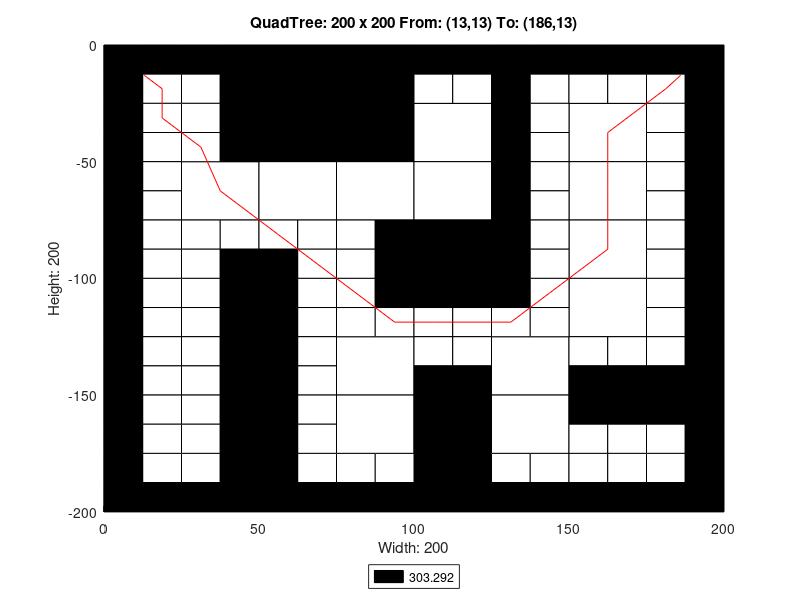

Write MATLAB code to recreate this figure.
axis([0 200 -200 0]);
title('QuadTree: 200 x 200 From: (13,13) To: (186,13)');
xlabel('Width: 200');
ylabel('Height: 200');
rectangle('Position',[50 -50 50 50], 'FaceColor',[0 0 0]);
rectangle('Position',[25 -75 25 25], 'FaceColor',[1 1 1]);
rectangle('Position',[50 -75 25 25], 'FaceColor',[1 1 1]);
rectangle('Position',[75 -75 25 25], 'FaceColor',[1 1 1]);
rectangle('Position',[100 -50 25 25], 'FaceColor',[1 1 1]);
rectangle('Position',[150 -50 25 25], 'FaceColor',[1 1 1]);
rectangle('Position',[100 -75 25 25], 'FaceColor',[1 1 1]);
rectangle('Position',[100 -100 25 25], 'FaceColor',[0 0 0]);
rectangle('Position',[150 -75 25 25], 'FaceColor',[1 1 1]);
rectangle('Position',[150 -100 25 25], 'FaceColor',[1 1 1]);
rectangle('Position',[75 -150 25 25], 'FaceColor',[1 1 1]);
rectangle('Position',[75 -175 25 25], 'FaceColor',[1 1 1]);
rectangle('Position',[125 -150 25 25], 'FaceColor',[1 1 1]);
rectangle('Position',[150 -125 25 25], 'FaceColor',[1 1 1]);
rectangle('Position',[100 -175 25 25], 'FaceColor',[0 0 0]);
rectangle('Position',[125 -175 25 25], 'FaceColor',[1 1 1]);
rectangle('Position',[100 -200 25 25], 'FaceColor',[0 0 0]);
rectangle('Position',[0 -12.5 12.5 12.5], 'FaceColor',[0 0 0]);
rectangle('Position',[12.5 -12.5 12.5 12.5], 'FaceColor',[0 0 0]);
rectangle('Position',[0 -25 12.5 12.5], 'FaceColor',[0 0 0]);
rectangle('Position',[12.5 -25 12.5 12.5], 'FaceColor',[1 1 1]);
rectangle('Position',[25 -12.5 12.5 12.5], 'FaceColor',[0 0 0]);
rectangle('Position',[37.5 -12.5 12.5 12.5], 'FaceColor',[0 0 0]);
rectangle('Position',[25 -25 12.5 12.5], 'FaceColor',[1 1 1]);
rectangle('Position',[37.5 -25 12.5 12.5], 'FaceColor',[0 0 0]);
rectangle('Position',[0 -37.5 12.5 12.5], 'FaceColor',[0 0 0]);
rectangle('Position',[12.5 -37.5 12.5 12.5], 'FaceColor',[1 1 1]);
rectangle('Position',[0 -50 12.5 12.5], 'FaceColor',[0 0 0]);
rectangle('Position',[12.5 -50 12.5 12.5], 'FaceColor',[1 1 1]);
rectangle('Position',[25 -37.5 12.5 12.5], 'FaceColor',[1 1 1]);
rectangle('Position',[37.5 -37.5 12.5 12.5], 'FaceColor',[0 0 0]);
rectangle('Position',[25 -50 12.5 12.5], 'FaceColor',[1 1 1]);
rectangle('Position',[37.5 -50 12.5 12.5], 'FaceColor',[0 0 0]);
rectangle('Position',[0 -62.5 12.5 12.5], 'FaceColor',[0 0 0]);
rectangle('Position',[12.5 -62.5 12.5 12.5], 'FaceColor',[1 1 1]);
rectangle('Position',[0 -75 12.5 12.5], 'FaceColor',[0 0 0]);
rectangle('Position',[12.5 -75 12.5 12.5], 'FaceColor',[1 1 1]);
rectangle('Position',[0 -87.5 12.5 12.5], 'FaceColor',[0 0 0]);
rectangle('Position',[12.5 -87.5 12.5 12.5], 'FaceColor',[1 1 1]);
rectangle('Position',[0 -100 12.5 12.5], 'FaceColor',[0 0 0]);
rectangle('Position',[12.5 -100 12.5 12.5], 'FaceColor',[1 1 1]);
rectangle('Position',[25 -87.5 12.5 12.5], 'FaceColor',[1 1 1]);
rectangle('Position',[37.5 -87.5 12.5 12.5], 'FaceColor',[1 1 1]);
rectangle('Position',[25 -100 12.5 12.5], 'FaceColor',[1 1 1]);
rectangle('Position',[37.5 -100 12.5 12.5], 'FaceColor',[0 0 0]);
rectangle('Position',[50 -87.5 12.5 12.5], 'FaceColor',[1 1 1]);
rectangle('Position',[62.5 -87.5 12.5 12.5], 'FaceColor',[1 1 1]);
rectangle('Position',[50 -100 12.5 12.5], 'FaceColor',[0 0 0]);
rectangle('Position',[62.5 -100 12.5 12.5], 'FaceColor',[1 1 1]);
rectangle('Position',[75 -87.5 12.5 12.5], 'FaceColor',[1 1 1]);
rectangle('Position',[87.5 -87.5 12.5 12.5], 'FaceColor',[0 0 0]);
rectangle('Position',[75 -100 12.5 12.5], 'FaceColor',[1 1 1]);
rectangle('Position',[87.5 -100 12.5 12.5], 'FaceColor',[0 0 0]);
rectangle('Position',[100 -12.5 12.5 12.5], 'FaceColor',[0 0 0]);
rectangle('Position',[112.5 -12.5 12.5 12.5], 'FaceColor',[0 0 0]);
rectangle('Position',[100 -25 12.5 12.5], 'FaceColor',[1 1 1]);
rectangle('Position',[112.5 -25 12.5 12.5], 'FaceColor',[1 1 1]);
rectangle('Position',[125 -12.5 12.5 12.5], 'FaceColor',[0 0 0]);
rectangle('Position',[137.5 -12.5 12.5 12.5], 'FaceColor',[0 0 0]);
rectangle('Position',[125 -25 12.5 12.5], 'FaceColor',[0 0 0]);
rectangle('Position',[137.5 -25 12.5 12.5], 'FaceColor',[1 1 1]);
rectangle('Position',[125 -37.5 12.5 12.5], 'FaceColor',[0 0 0]);
rectangle('Position',[137.5 -37.5 12.5 12.5], 'FaceColor',[1 1 1]);
rectangle('Position',[125 -50 12.5 12.5], 'FaceColor',[0 0 0]);
rectangle('Position',[137.5 -50 12.5 12.5], 'FaceColor',[1 1 1]);
rectangle('Position',[150 -12.5 12.5 12.5], 'FaceColor',[0 0 0]);
rectangle('Position',[162.5 -12.5 12.5 12.5], 'FaceColor',[0 0 0]);
rectangle('Position',[150 -25 12.5 12.5], 'FaceColor',[1 1 1]);
rectangle('Position',[162.5 -25 12.5 12.5], 'FaceColor',[1 1 1]);
rectangle('Position',[175 -12.5 12.5 12.5], 'FaceColor',[0 0 0]);
rectangle('Position',[187.5 -12.5 12.5 12.5], 'FaceColor',[0 0 0]);
rectangle('Position',[175 -25 12.5 12.5], 'FaceColor',[1 1 1]);
rectangle('Position',[187.5 -25 12.5 12.5], 'FaceColor',[0 0 0]);
rectangle('Position',[175 -37.5 12.5 12.5], 'FaceColor',[1 1 1]);
rectangle('Position',[187.5 -37.5 12.5 12.5], 'FaceColor',[0 0 0]);
rectangle('Position',[175 -50 12.5 12.5], 'FaceColor',[1 1 1]);
rectangle('Position',[187.5 -50 12.5 12.5], 'FaceColor',[0 0 0]);
rectangle('Position',[125 -62.5 12.5 12.5], 'FaceColor',[0 0 0]);
rectangle('Position',[137.5 -62.5 12.5 12.5], 'FaceColor',[1 1 1]);
rectangle('Position',[125 -75 12.5 12.5], 'FaceColor',[0 0 0]);
rectangle('Position',[137.5 -75 12.5 12.5], 'FaceColor',[1 1 1]);
rectangle('Position',[125 -87.5 12.5 12.5], 'FaceColor',[0 0 0]);
rectangle('Position',[137.5 -87.5 12.5 12.5], 'FaceColor',[1 1 1]);
rectangle('Position',[125 -100 12.5 12.5], 'FaceColor',[0 0 0]);
rectangle('Position',[137.5 -100 12.5 12.5], 'FaceColor',[1 1 1]);
rectangle('Position',[175 -62.5 12.5 12.5], 'FaceColor',[1 1 1]);
rectangle('Position',[187.5 -62.5 12.5 12.5], 'FaceColor',[0 0 0]);
rectangle('Position',[175 -75 12.5 12.5], 'FaceColor',[1 1 1]);
rectangle('Position',[187.5 -75 12.5 12.5], 'FaceColor',[0 0 0]);
rectangle('Position',[175 -87.5 12.5 12.5], 'FaceColor',[1 1 1]);
rectangle('Position',[187.5 -87.5 12.5 12.5], 'FaceColor',[0 0 0]);
rectangle('Position',[175 -100 12.5 12.5], 'FaceColor',[1 1 1]);
rectangle('Position',[187.5 -100 12.5 12.5], 'FaceColor',[0 0 0]);
rectangle('Position',[0 -112.5 12.5 12.5], 'FaceColor',[0 0 0]);
rectangle('Position',[12.5 -112.5 12.5 12.5], 'FaceColor',[1 1 1]);
rectangle('Position',[0 -125 12.5 12.5], 'FaceColor',[0 0 0]);
rectangle('Position',[12.5 -125 12.5 12.5], 'FaceColor',[1 1 1]);
rectangle('Position',[25 -112.5 12.5 12.5], 'FaceColor',[1 1 1]);
rectangle('Position',[37.5 -112.5 12.5 12.5], 'FaceColor',[0 0 0]);
rectangle('Position',[25 -125 12.5 12.5], 'FaceColor',[1 1 1]);
rectangle('Position',[37.5 -125 12.5 12.5], 'FaceColor',[0 0 0]);
rectangle('Position',[0 -137.5 12.5 12.5], 'FaceColor',[0 0 0]);
rectangle('Position',[12.5 -137.5 12.5 12.5], 'FaceColor',[1 1 1]);
rectangle('Position',[0 -150 12.5 12.5], 'FaceColor',[0 0 0]);
rectangle('Position',[12.5 -150 12.5 12.5], 'FaceColor',[1 1 1]);
rectangle('Position',[25 -137.5 12.5 12.5], 'FaceColor',[1 1 1]);
rectangle('Position',[37.5 -137.5 12.5 12.5], 'FaceColor',[0 0 0]);
rectangle('Position',[25 -150 12.5 12.5], 'FaceColor',[1 1 1]);
rectangle('Position',[37.5 -150 12.5 12.5], 'FaceColor',[0 0 0]);
rectangle('Position',[50 -112.5 12.5 12.5], 'FaceColor',[0 0 0]);
rectangle('Position',[62.5 -112.5 12.5 12.5], 'FaceColor',[1 1 1]);
rectangle('Position',[50 -125 12.5 12.5], 'FaceColor',[0 0 0]);
rectangle('Position',[62.5 -125 12.5 12.5], 'FaceColor',[1 1 1]);
rectangle('Position',[75 -112.5 12.5 12.5], 'FaceColor',[1 1 1]);
rectangle('Position',[87.5 -112.5 12.5 12.5], 'FaceColor',[0 0 0]);
rectangle('Position',[75 -125 12.5 12.5], 'FaceColor',[1 1 1]);
rectangle('Position',[87.5 -125 12.5 12.5], 'FaceColor',[1 1 1]);
rectangle('Position',[50 -137.5 12.5 12.5], 'FaceColor',[0 0 0]);
rectangle('Position',[62.5 -137.5 12.5 12.5], 'FaceColor',[1 1 1]);
rectangle('Position',[50 -150 12.5 12.5], 'FaceColor',[0 0 0]);
rectangle('Position',[62.5 -150 12.5 12.5], 'FaceColor',[1 1 1]);
rectangle('Position',[0 -162.5 12.5 12.5], 'FaceColor',[0 0 0]);
rectangle('Position',[12.5 -162.5 12.5 12.5], 'FaceColor',[1 1 1]);
rectangle('Position',[0 -175 12.5 12.5], 'FaceColor',[0 0 0]);
rectangle('Position',[12.5 -175 12.5 12.5], 'FaceColor',[1 1 1]);
rectangle('Position',[25 -162.5 12.5 12.5], 'FaceColor',[1 1 1]);
rectangle('Position',[37.5 -162.5 12.5 12.5], 'FaceColor',[0 0 0]);
rectangle('Position',[25 -175 12.5 12.5], 'FaceColor',[1 1 1]);
rectangle('Position',[37.5 -175 12.5 12.5], 'FaceColor',[0 0 0]);
rectangle('Position',[0 -187.5 12.5 12.5], 'FaceColor',[0 0 0]);
rectangle('Position',[12.5 -187.5 12.5 12.5], 'FaceColor',[1 1 1]);
rectangle('Position',[0 -200 12.5 12.5], 'FaceColor',[0 0 0]);
rectangle('Position',[12.5 -200 12.5 12.5], 'FaceColor',[0 0 0]);
rectangle('Position',[25 -187.5 12.5 12.5], 'FaceColor',[1 1 1]);
rectangle('Position',[37.5 -187.5 12.5 12.5], 'FaceColor',[0 0 0]);
rectangle('Position',[25 -200 12.5 12.5], 'FaceColor',[0 0 0]);
rectangle('Position',[37.5 -200 12.5 12.5], 'FaceColor',[0 0 0]);
rectangle('Position',[50 -162.5 12.5 12.5], 'FaceColor',[0 0 0]);
rectangle('Position',[62.5 -162.5 12.5 12.5], 'FaceColor',[1 1 1]);
rectangle('Position',[50 -175 12.5 12.5], 'FaceColor',[0 0 0]);
rectangle('Position',[62.5 -175 12.5 12.5], 'FaceColor',[1 1 1]);
rectangle('Position',[50 -187.5 12.5 12.5], 'FaceColor',[0 0 0]);
rectangle('Position',[62.5 -187.5 12.5 12.5], 'FaceColor',[1 1 1]);
rectangle('Position',[50 -200 12.5 12.5], 'FaceColor',[0 0 0]);
rectangle('Position',[62.5 -200 12.5 12.5], 'FaceColor',[0 0 0]);
rectangle('Position',[75 -187.5 12.5 12.5], 'FaceColor',[1 1 1]);
rectangle('Position',[87.5 -187.5 12.5 12.5], 'FaceColor',[1 1 1]);
rectangle('Position',[75 -200 12.5 12.5], 'FaceColor',[0 0 0]);
rectangle('Position',[87.5 -200 12.5 12.5], 'FaceColor',[0 0 0]);
rectangle('Position',[100 -112.5 12.5 12.5], 'FaceColor',[0 0 0]);
rectangle('Position',[112.5 -112.5 12.5 12.5], 'FaceColor',[0 0 0]);
rectangle('Position',[100 -125 12.5 12.5], 'FaceColor',[1 1 1]);
rectangle('Position',[112.5 -125 12.5 12.5], 'FaceColor',[1 1 1]);
rectangle('Position',[125 -112.5 12.5 12.5], 'FaceColor',[0 0 0]);
rectangle('Position',[137.5 -112.5 12.5 12.5], 'FaceColor',[1 1 1]);
rectangle('Position',[125 -125 12.5 12.5], 'FaceColor',[1 1 1]);
rectangle('Position',[137.5 -125 12.5 12.5], 'FaceColor',[1 1 1]);
rectangle('Position',[100 -137.5 12.5 12.5], 'FaceColor',[1 1 1]);
rectangle('Position',[112.5 -137.5 12.5 12.5], 'FaceColor',[1 1 1]);
rectangle('Position',[100 -150 12.5 12.5], 'FaceColor',[0 0 0]);
rectangle('Position',[112.5 -150 12.5 12.5], 'FaceColor',[0 0 0]);
rectangle('Position',[175 -112.5 12.5 12.5], 'FaceColor',[1 1 1]);
rectangle('Position',[187.5 -112.5 12.5 12.5], 'FaceColor',[0 0 0]);
rectangle('Position',[175 -125 12.5 12.5], 'FaceColor',[1 1 1]);
rectangle('Position',[187.5 -125 12.5 12.5], 'FaceColor',[0 0 0]);
rectangle('Position',[150 -137.5 12.5 12.5], 'FaceColor',[1 1 1]);
rectangle('Position',[162.5 -137.5 12.5 12.5], 'FaceColor',[1 1 1]);
rectangle('Position',[150 -150 12.5 12.5], 'FaceColor',[0 0 0]);
rectangle('Position',[162.5 -150 12.5 12.5], 'FaceColor',[0 0 0]);
rectangle('Position',[175 -137.5 12.5 12.5], 'FaceColor',[1 1 1]);
rectangle('Position',[187.5 -137.5 12.5 12.5], 'FaceColor',[0 0 0]);
rectangle('Position',[175 -150 12.5 12.5], 'FaceColor',[0 0 0]);
rectangle('Position',[187.5 -150 12.5 12.5], 'FaceColor',[0 0 0]);
rectangle('Position',[125 -187.5 12.5 12.5], 'FaceColor',[1 1 1]);
rectangle('Position',[137.5 -187.5 12.5 12.5], 'FaceColor',[1 1 1]);
rectangle('Position',[125 -200 12.5 12.5], 'FaceColor',[0 0 0]);
rectangle('Position',[137.5 -200 12.5 12.5], 'FaceColor',[0 0 0]);
rectangle('Position',[150 -162.5 12.5 12.5], 'FaceColor',[0 0 0]);
rectangle('Position',[162.5 -162.5 12.5 12.5], 'FaceColor',[0 0 0]);
rectangle('Position',[150 -175 12.5 12.5], 'FaceColor',[1 1 1]);
rectangle('Position',[162.5 -175 12.5 12.5], 'FaceColor',[1 1 1]);
rectangle('Position',[175 -162.5 12.5 12.5], 'FaceColor',[0 0 0]);
rectangle('Position',[187.5 -162.5 12.5 12.5], 'FaceColor',[0 0 0]);
rectangle('Position',[175 -175 12.5 12.5], 'FaceColor',[1 1 1]);
rectangle('Position',[187.5 -175 12.5 12.5], 'FaceColor',[0 0 0]);
rectangle('Position',[150 -187.5 12.5 12.5], 'FaceColor',[1 1 1]);
rectangle('Position',[162.5 -187.5 12.5 12.5], 'FaceColor',[1 1 1]);
rectangle('Position',[150 -200 12.5 12.5], 'FaceColor',[0 0 0]);
rectangle('Position',[162.5 -200 12.5 12.5], 'FaceColor',[0 0 0]);
rectangle('Position',[175 -187.5 12.5 12.5], 'FaceColor',[1 1 1]);
rectangle('Position',[187.5 -187.5 12.5 12.5], 'FaceColor',[0 0 0]);
rectangle('Position',[175 -200 12.5 12.5], 'FaceColor',[0 0 0]);
rectangle('Position',[187.5 -200 12.5 12.5], 'FaceColor',[0 0 0]);
X=[186,181.25,162.5,162.5,162.5,143.75,131.25,118.75,106.25,93.75,81.25,68.75,56.25,37.5,31.25,18.75,18.75,13];
Y=[-13,-18.75,-37.5,-62.5,-87.5,-106.25,-118.75,-118.75,-118.75,-118.75,-106.25,-93.75,-81.25,-62.5,-43.75,-31.25,-18.75,-13];
hold on;
plot(X,Y,'r');
legend('303.292','Location','southoutside');
